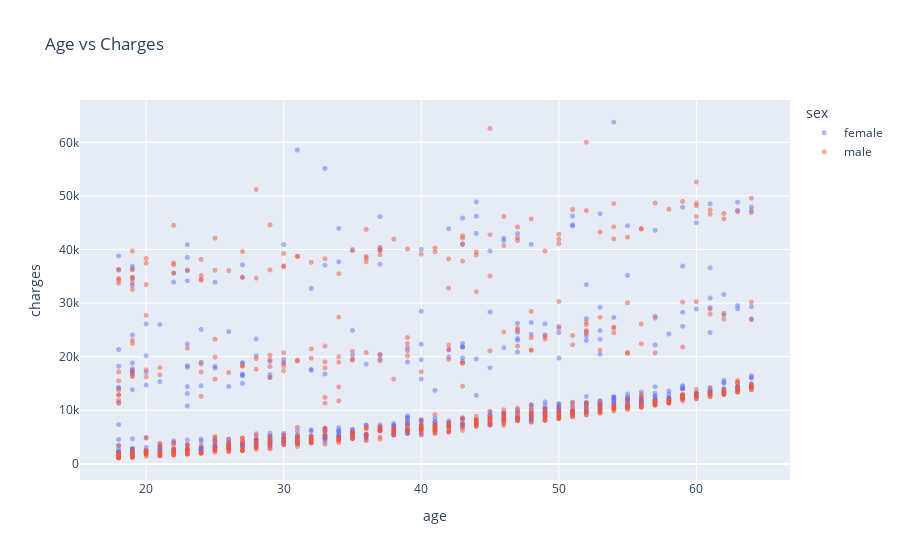

Notebook source saved alongside this figure:
### Code cell
fig = px.scatter(df,x='age',y='charges',color='sex',opacity=0.5, title='Age vs Charges')
fig.update_traces(marker_size=5)
fig.show()

### Figure 1 — Plotly figure (JSON) as saved in the notebook; plotly's stock layout.template omitted (floating-point values rounded to 4 significant figures; data arrays with more than 128 entries replaced by an {"elided": "..."} marker saying what was removed)
{"data": [{"hovertemplate": "sex=female<br>age=%{x}<br>charges=%{y}<extra></extra>", "legendgroup": "female", "marker": {"color": "#636efa", "opacity": 0.5, "size": 5, "symbol": "circle"}, "mode": "markers", "name": "female", "showlegend": true, "type": "scattergl", "x": {"elided": "662 int values"}, "xaxis": "x", "y": {"elided": "662 float values"}, "yaxis": "y"}, {"hovertemplate": "sex=male<br>age=%{x}<br>charges=%{y}<extra></extra>", "legendgroup": "male", "marker": {"color": "#EF553B", "opacity": 0.5, "size": 5, "symbol": "circle"}, "mode": "markers", "name": "male", "showlegend": true, "type": "scattergl", "x": {"elided": "676 int values"}, "xaxis": "x", "y": {"elided": "676 float values"}, "yaxis": "y"}], "layout": {"legend": {"title": {"text": "sex"}, "tracegroupgap": 0}, "title": {"text": "Age vs Charges"}, "xaxis": {"anchor": "y", "domain": [0, 1], "title": {"text": "age"}}, "yaxis": {"anchor": "x", "domain": [0, 1], "title": {"text": "charges"}}}}
